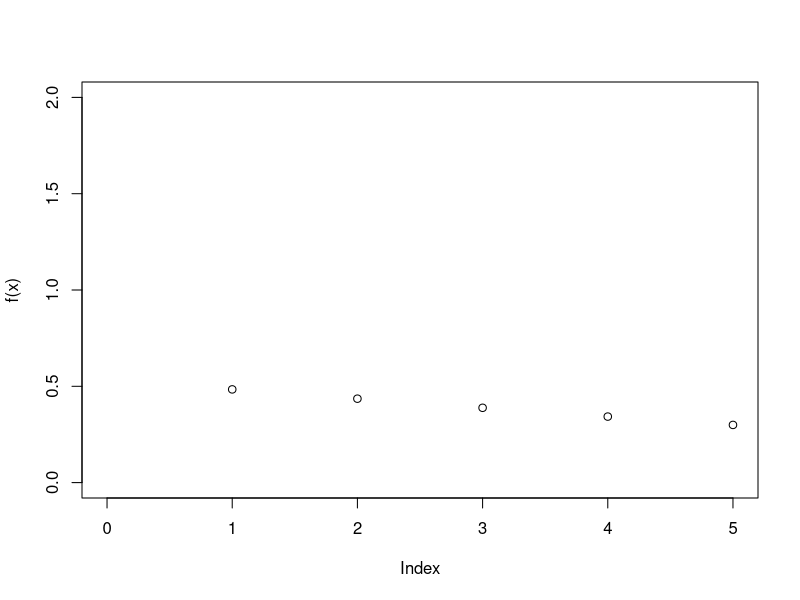

R code for this plot: (Note: this script raises an error after producing the figure.)
set.seed(142857)
x <- seq(1, 5, by=0.1)
f <- function(x){
  (2/sqrt(2*pi))*exp(-x^2/2)
}

#Quiero usar la g para generar la f
g <- function(x){
  exp(-x)
}

plot(f(x),ylim=c(0,2), xlim=c(0,5))
plot(g(x),add=TRUE, col= "red", ylim = c(0,2), xlim=c(0.5))

h <- function(x){
f(x)/g(x)
}

plot(h, xlim=c(0.1,4), ylim=c(0,2))

M<-2

genera.una <- function(...){
  MAXITER <- 10000
  iter <- 1
  continuar = TRUE
  while(continuar | iter <= MAXITER){
    #Aceptacion rechazo
    #1)
    Y<-log(1 / ( 1 - runif(1)))
    U<-runif(1)
    #2)
    if( U <= f(Y) / (M * g(Y))){
      X <- Y
      continuar = FALSE
    }
    iter <- iter + 1
  }
  X
}

genera.muchas <- function(n){
  sapply(1:n, FUN=genera.una)
}

vec <- genera.muchas(5)
hist(vec,breaks = 10)

genera.normales <- function(n){
  sample(size = n, c(-1,1), replace = TRUE)*genera.muchas(n)
}

vec1 <- genera.normales(500)
hist(vec1, breaks = 20)